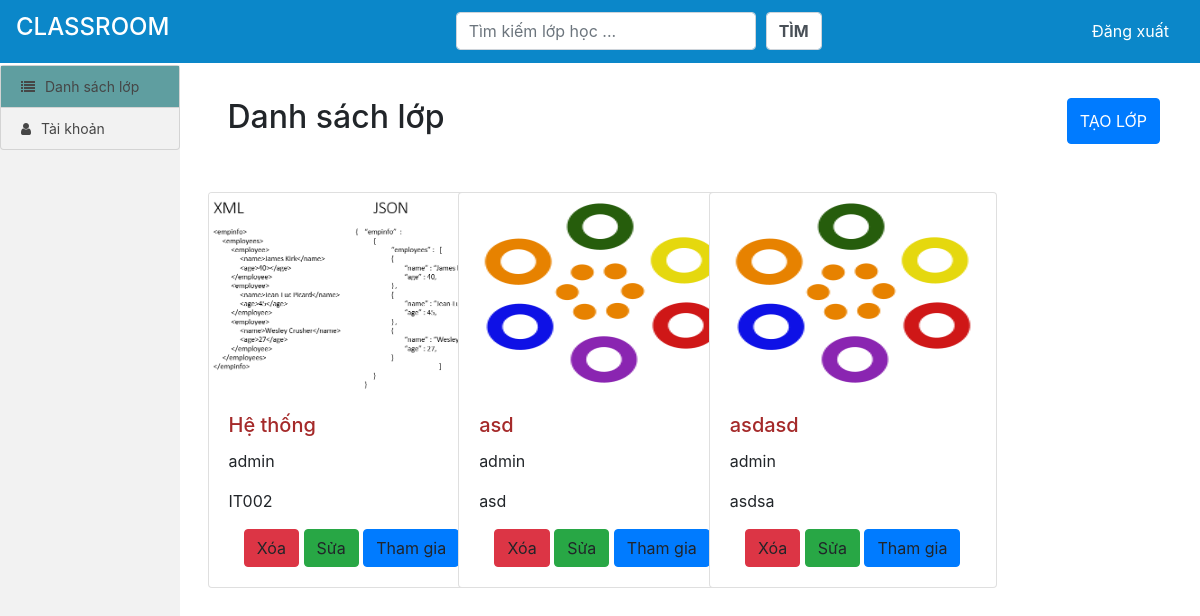
/index.php (signed in), run on the app's committed database.
### tables this page shows
CREATE TABLE `lop_hoc` (
  `id_lop_hoc` int(11) NOT NULL,
  `ten_dang_nhap` text NOT NULL,
  `ten_lop_hoc` text NOT NULL,
  `mon_hoc` text NOT NULL,
  `hinh_anh_dai_dien` varchar(100) NOT NULL,
  `ma_lop_hoc` int(11) NOT NULL
);

CREATE TABLE `dang_nhap` (
  `id_dang_nhap` int(11) NOT NULL,
  `ten_dang_nhap` varchar(50) NOT NULL,
  `mat_khau` varchar(50) NOT NULL,
  `ho_ten` text NOT NULL,
  `ngay_sinh` date NOT NULL,
  `email` varchar(50) NOT NULL,
  `so_dien_thoai` int(10) NOT NULL,
  `loai_tai_khoan` varchar(20) NOT NULL DEFAULT 'HV'
);

### server/admin/select_dang_nhap.php (called while the page is built)
<?php
		  $ten_dang_nhap = $_SESSION['ten_dang_nhap'];
		  $sql = "SELECT * FROM `dang_nhap` WHERE `ten_dang_nhap`='$ten_dang_nhap'";
		  $stms = mysqli_query($conn,$sql);
		  if ($stms) {
            $auth = mysqli_fetch_array($stms);
            }
            else {
            }
		  ?>

### server/admin/select_lop_hoc_all.php (called while the page is built)
<?php
	  $sql = "SELECT * FROM `lop_hoc`";
	  $stms = mysqli_query($conn,$sql);
	  ?>

### index.php (the view, shortened to what this page needs)
<?php
if (isset($_SESSION['ten_dang_nhap'])) {
  include 'config.php';
  include("server/admin/select_dang_nhap.php");
} else {
  header("Location: views/dangnhap.php");
  exit();
}
?>
<!DOCTYPE html>
<html>
<head>
  <link rel="stylesheet" href="https://cdnjs.cloudflare.com/ajax/libs/font-awesome/4.7.0/css/font-awesome.min.css">
  <link rel="stylesheet" href="https://maxcdn.bootstrapcdn.com/bootstrap/4.0.0/css/bootstrap.min.css">
  <link rel="stylesheet" type="text/css" href="./../../style.css">
</head>
<?php
$ten_dang_nhap = $_SESSION['ten_dang_nhap'];
$sql = "SELECT * FROM `dang_nhap` WHERE `ten_dang_nhap`='$ten_dang_nhap'";
$stms = mysqli_query($conn, $sql);
$name = mysqli_fetch_array($stms);
?>
<div class="header">
  <div class="header-admin">
    <div class="container-fluid">
      <div class="row">
        <div class="col-md-12">
          <div class="navbar">
            <a class="navbar-brand" href="#">
              <h4>CLASSROOM</h4>
            </a>
            <form class="group-search" action="" method="post">
             <input type="text "  name = "search"class="form-control" placeholder="Tìm kiếm lớp học ...">
              <button type="submit" style="width: auto;"  class="form-control">Tìm</button>
             </form>
            <ul class="nav navbar-nav">
              <li>
                <a href="server/dangxuat.php">Đăng xuất</a>
              </li>
            </ul>
          </div>
        </div>
      </div>
    </div>
  </div>
</div>
<div class="container-fluid">
  <div class="row">
    <div class="col-xs-2 col-sm-2 col-md-2 col-lg-2">
      <div class="row">
        <div class="col-md-12">
          <div class="sidebar sidebar-fixed">
            <ul class="list-group">
              <li class="list-group-item"><a href="/" class="active"><i class="fa fa-list"></i>Danh sách lớp</a>
              </li>
              <?php
              if ($auth['loai_tai_khoan'] == "AD") {
                echo '<li class="list-group-item"><a href="views/quanlytk.php" class=""><i class="fa fa-user"></i>Tài khoản</a>
</li>';
              }
              ?>
            </ul>
          </div>
        </div>
      </div>
    </div>
    <div class="col-xs-10 col-sm-10 col-md-10 col-lg-10 padding-content">
      <div class="content">
        <h2>Danh sách lớp</h2>
        <?php
        if ($auth['loai_tai_khoan'] == "HV") {
          echo '<button onclick="checkcode()" class="btn btn-primary" >Nhập mã lớp</button>';
        }
        else {
          echo '<button class="btn btn-primary"  data-toggle="modal" data-target="#exampleModalCenter">Tạo Lớp</button>';
        }
        ?>
      </div>
      <br>
      <br>
      <div class="row">
        <?php
        if(isset($_POST['action']) and $_POST['action'] == 'search')
        {
          if ($auth['loai_tai_khoan'] === "AD") {
            include("server/admin/search_lop_hoc.php");
          }
          else if( $auth['loai_tai_khoan'] === 'HV') {
            include("server/admin/search_lop_hv.php");
          }
          else{
            include("server/giangvien/search_lop_hoc.php");
          }
        }
        else
        {
          if ($auth['loai_tai_khoan'] === "AD") {
            include("server/admin/select_lop_hoc_all.php");
          }
        }
        if (mysqli_num_rows($stms) > 0) {
          while ($row = mysqli_fetch_array($stms)) {
        ?>
            <div class="col-xs-3 col-sm-3 col-md-3 col-lg-3">
              <div class="card" style="width: 18rem;">
                <img class="card-img-top" src="<?php echo $row['hinh_anh_dai_dien'] ?>" alt="Card image cap">
                <div class="card-body">
                  <h5 class="card-title"><?php echo $row['ten_lop_hoc'] ?></h5>
                  <p class="card-text"><?php echo $name['ho_ten'] ?></p>
                  <p class="card-text"><?php echo $row['mon_hoc'] ?></p>
                  <div class="box-btn">
                    <div class="group-btn">
                      <?php
                      if ($auth['loai_tai_khoan'] == "AD" or $auth['loai_tai_khoan'] == "GV") {
                        echo '<a onclick="delete_class(' . $row['id_lop_hoc'] . ')"  class="btn btn-danger">Xóa</a>
                                        <a onclick="edit_class(' . $row['id_lop_hoc'] . ')"  class="btn btn-success">Sửa</a>';
                      }
                      ?>
                      <a onclick="getqr(<?php echo $row['id_lop_hoc'] ?>)" class="btn btn-primary">Tham gia</a>
                    </div>
                  </div>
                </div>
              </div>
            </div>
        <?php
          }
        } else {
          echo "Không có lớp";
        }
        ?>
      </div>
    </div>
  </div>
</div>
<body>
</body>
</html>

### style.css (style rules this page uses)
.group-search { display: flex; }
.group-search>input { width:300px }
.group-search>button { margin-left:10px }
html { height: 100%; }
.header-admin { background: #0B87C9; }
.sidebar { height: 100%; background: #f2f2f2; }
.sidebar .list-group .list-group-item { background: #f2f2f2; padding: 0; }
.sidebar .list-group .list-group-item a { display: block; color: #464646; font-size: 14px; padding: 10px 20px; }
.sidebar .list-group .list-group-item a .fa { padding-right: 10px; }
.navbar-nav>li>a { color: white; }
.navbar-brand { color: white; }
.navbar { display: flex; justify-content: space-between; }
.container-fluid { padding-left: 0px !important; }
.sidebar-fixed { width: 15%; position: fixed; margin-top: 65px; }
.padding-content { padding: 20px; margin-top: 70px; }
.content { display: flex; justify-content: space-between; padding: 0px 20px; margin-top: 8px; overflow: hidden; }
.box-btn { display: flex; }
.group-btn { margin:auto }
button { float: right; color: blue; font-size: 16px; text-transform: uppercase; border: none; cursor: pointer; font-weight: bold; background: #F2F5F8; }
h3,h5 { color: #e7f3ef; }
.card-title { color: brown; }
.active { background: cadetblue; }
.header { position: fixed; min-height: 30px; min-width: 100%; z-index: 10; }
.card-img-top { height: 200px; }

### data on the page
lop_hoc: hinh_anh_dai_dien (picture), ten_lop_hoc "Hệ thống", mon_hoc "IT002"
dang_nhap: ho_ten "admin"
lop_hoc: hinh_anh_dai_dien (picture), ten_lop_hoc "asd", mon_hoc "asd"
lop_hoc: hinh_anh_dai_dien (picture), ten_lop_hoc "asdasd", mon_hoc "asdsa"
